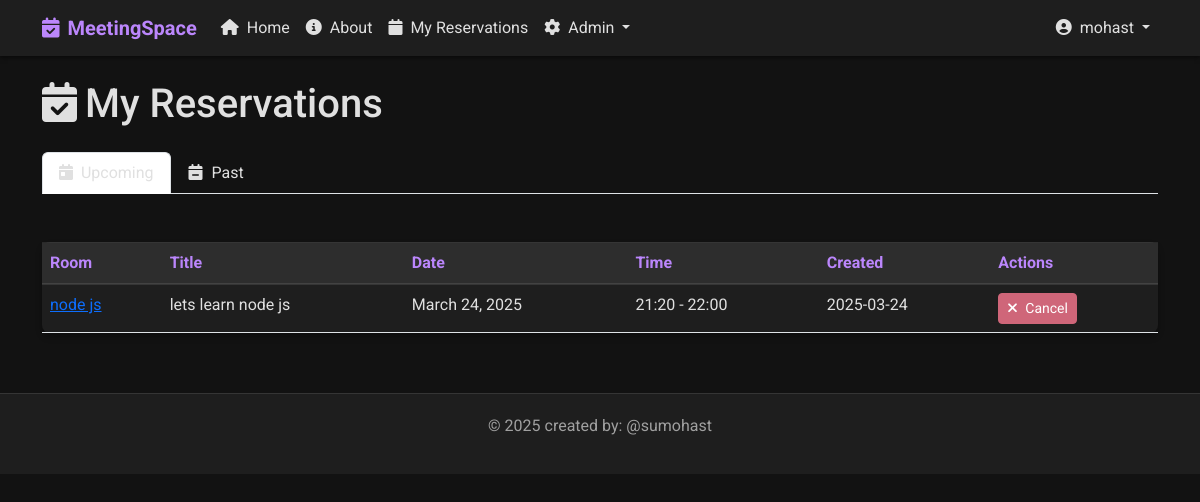
/my-reservations/ (signed in), run on the app's committed database.
### base/models.py (models this page shows, shortened)
class Reservation(models.Model):
    participant_count = models.IntegerField(default=1, help_text="Number of participants")
    room = models.ForeignKey(Room, on_delete=models.CASCADE)
    user = models.ForeignKey(User, on_delete=models.CASCADE)
    title = models.CharField(max_length=200)
    description = models.TextField(null=True, blank=True)
    date = models.DateField()
    start_time = models.TimeField()
    end_time = models.TimeField()
    participants_emails = models.TextField(null=True, blank=True,
                                          help_text="Enter email addresses separated by commas")
    reminder_sent = models.BooleanField(default=False) # this field is used to track if a reminder has been sent for this reservation
    created = models.DateTimeField(auto_now_add=True)
    updated = models.DateTimeField(auto_now=True)
    class Meta:
        ordering = ['date', 'start_time']
        constraints = [
            models.UniqueConstraint(
                fields=['room', 'date', 'start_time'],
                name='unique_reservation'
            )
        ]

class Room(models.Model):
    name = models.CharField(max_length=100)
    capacity = models.IntegerField(default=10)
    has_projector = models.BooleanField(default=False)
    has_whiteboard = models.BooleanField(default=False)
    has_video_conference = models.BooleanField(default=False)
    description = models.TextField(null=True, blank=True)
    created = models.DateTimeField(auto_now_add=True)
    updated = models.DateTimeField(auto_now=True)
    class Meta: # this class is used to define metadata for the model , for example when we want to sort the rooms by name
        ordering = ['name']

### base/views.py (the view)
# urls.py: path('my-reservations/', views.user_reservations, name="user-reservations"),
@login_required
def user_reservations(request):
    reservations = Reservation.objects.filter(user=request.user).order_by('date', 'start_time')
    status = request.GET.get('status', 'upcoming')
    today = datetime.now().date()
    if status == 'past':
        reservations = reservations.filter(date__lt=today)
    else:  # upcoming
        reservations = reservations.filter(date__gte=today)
    paginator = Paginator(reservations, 10)  # Show 10 reservations per page
    page_number = request.GET.get('page')
    page_obj = paginator.get_page(page_number)
    context = {
        'reservations': page_obj,
        'status': status,
    }
    return render(request, 'base/user_reservations.html', context)

### templates/base/user_reservations.html (shortened to what this page needs)
{% extends 'main.html' %}
{% block content %}
<div class="row mb-4">
    <div class="col-12">
        <h1 class="mb-4"><i class="fas fa-calendar-check me-2"></i>My Reservations</h1>
        <ul class="nav nav-tabs mb-4">
            <li class="nav-item">
                <a class="nav-link {% if status == 'upcoming' %}active{% endif %}" href="{% url 'user-reservations' %}?status=upcoming">
                    <i class="fas fa-calendar-day me-1"></i> Upcoming
                </a>
            </li>
            <li class="nav-item">
                <a class="nav-link {% if status == 'past' %}active{% endif %}" href="{% url 'user-reservations' %}?status=past">
                    <i class="fas fa-calendar-minus me-1"></i> Past
                </a>
            </li>
        </ul>
    </div>
</div>
<div class="row">
    <div class="col-12">
        <div class="card">
            <div class="card-body p-0">
                {% if reservations %}
                <div class="table-responsive">
                    <table class="table mb-0">
                        <thead>
                            <tr>
                                <th>Room</th>
                                <th>Title</th>
                                <th>Date</th>
                                <th>Time</th>
                                <th>Created</th>
                                <th>Actions</th>
                            </tr>
                        </thead>
                        <tbody>
                            {% for reservation in reservations %}
                            <tr>
                                <td>
                                    <a href="{% url 'room-detail' reservation.room.id %}">
                                        {{ reservation.room.name }}
                                    </a>
                                </td>
                                <td>{{ reservation.title }}</td>
                                <td>{{ reservation.date }}</td>
                                <td>{{ reservation.start_time|time:"H:i" }} - {{ reservation.end_time|time:"H:i" }}</td>
                                <td>{{ reservation.created|date:"Y-m-d" }}</td>
                                <td>
                                    {% if status == 'upcoming' %}
                                    <a href="{% url 'cancel-reservation' reservation.id %}" class="btn btn-sm btn-danger">
                                        <i class="fas fa-times me-1"></i> Cancel
                                    </a>
                                    {% endif %}
                                </td>
                            </tr>
                            {% endfor %}
                        </tbody>
                    </table>
                </div>
                {% endif %}
            </div>
        </div>
    </div>
</div>
{% endblock %}

### templates/main.html (shortened to what this page needs)
{% load static %}
<!DOCTYPE html>
<html lang="en">
<head>
    <link href="https://cdn.jsdelivr.net/npm/bootstrap@5.2.3/dist/css/bootstrap.min.css" rel="stylesheet">
    <link rel="stylesheet" href="https://cdnjs.cloudflare.com/ajax/libs/font-awesome/6.4.0/css/all.min.css">
    <link rel="stylesheet" href="{% static 'css/dark-theme.css' %}">
</head>
<body>
    <nav class="navbar navbar-expand-lg navbar-dark mb-4">
        <div class="container">
            <a class="navbar-brand" href="{% url 'home' %}">
                <i class="fas fa-calendar-check me-2"></i>MeetingSpace
            </a>
            <div class="collapse navbar-collapse" id="navbarNav">
                <ul class="navbar-nav me-auto">
                    <li class="nav-item">
                        <a class="nav-link {% if request.path == '/' %}active{% endif %}" href="{% url 'home' %}">
                            <i class="fas fa-home me-1"></i> Home
                        </a>
                    </li>
                    <li class="nav-item">
                        <a class="nav-link {% if 'about' in request.path %}active{% endif %}" href="{% url 'about' %}">
                            <i class="fas fa-info-circle me-1"></i> About
                        </a>
                    {% if user.is_authenticated %}
                        <li class="nav-item">
                            <a class="nav-link {% if 'my-reservations' in request.path %}active{% endif %}" href="{% url 'user-reservations' %}">
                                <i class="fas fa-calendar me-1"></i> My Reservations
                            </a>
                        </li>
                        {% if user.is_staff %}
                            <li class="nav-item dropdown">
                                <a class="nav-link dropdown-toggle" href="#" role="button" data-bs-toggle="dropdown">
                                    <i class="fas fa-cog me-1"></i> Admin
                                </a>
                            </li>
                        {% endif %}
                    {% endif %}
                </ul>
                <ul class="navbar-nav">
                    {% if user.is_authenticated %}
                        <li class="nav-item dropdown">
                            <a class="nav-link dropdown-toggle" href="#" role="button" data-bs-toggle="dropdown">
                                <i class="fas fa-user-circle me-1"></i> {{ user.username }}
                            </a>
                        </li>
                    {% endif %}
                </ul>
            </div>
        </div>
    </nav>
    <div class="container my-4">
        {% block content %}{% endblock %}
    </div>
    <footer>
        <div class="container">
            <p>&copy; {% now "Y" %} created by: @sumohast </p>
        </div>
    </footer>
</body>
</html>

### static/css/dark-theme.css (style rules this page uses)
:root { --dark-bg: #121212; --dark-surface: #1e1e1e; --dark-surface-2: #2d2d2d; --dark-text: #e0e0e0; --dark-text-secondary: #a0a0a0; --primary: #bb86fc; --primary-variant: #3700b3; --secondary: #03dac6; --error: #cf6679; --success: #4caf50; --warning: #ff9800; --info: #2196f3; }
body { background-color: var(--dark-bg); color: var(--dark-text); font-family: 'Roboto', sans-serif; margin: 0; padding: 0; }
.navbar { background-color: var(--dark-surface); box-shadow: 0 2px 4px rgba(0, 0, 0, 0.5); }
.navbar-brand { color: var(--primary) !important; font-weight: bold; }
.nav-link { color: var(--dark-text) !important; }
.card { background-color: var(--dark-surface); border: none; border-radius: 8px; box-shadow: 0 4px 6px rgba(0, 0, 0, 0.3); margin-bottom: 20px; transition: transform 0.2s, box-shadow 0.2s; }
.card-body { padding: 20px; }
.btn-danger { background-color: var(--error); border-color: var(--error); }
.table { color: var(--dark-text); }
.table thead th { background-color: var(--dark-surface-2); border-bottom: 2px solid rgba(255, 255, 255, 0.1); color: var(--primary); }
.table td, .table th { border-top: 1px solid rgba(255, 255, 255, 0.1); }
footer { background-color: var(--dark-surface); border-top: 1px solid rgba(255, 255, 255, 0.1); color: var(--dark-text-secondary); margin-top: 40px; padding: 20px 0; text-align: center; }

### data on the page
Reservation: room.name "node js", title "lets learn node js", date "March 24, 2025", start_time "21:20", end_time "22:00", created "2025-03-24"

### other printed values
{{ user.username }} "mohast"
